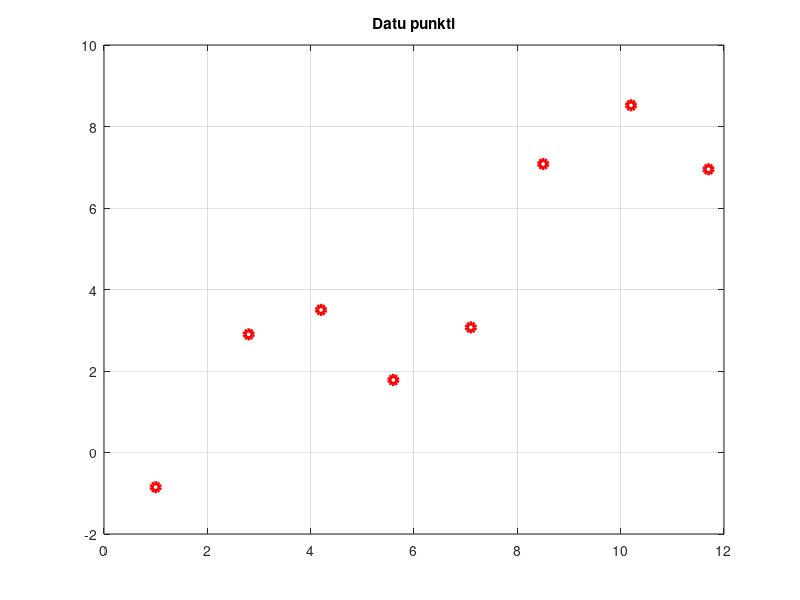

Recreate this plot in MATLAB. (Note: this script raises an error after producing the figure.)
clc, clearvars, close all, format short

xpoints = [1.0 2.8 4.2 5.6 7.1 8.5 10.2 11.7]';
ypoints = [-0.85 2.9 3.5 1.78 3.07 7.08 8.52 6.95]';

figure
plot(xpoints, ypoints, 'or', 'LineWidth', 3)
grid on, title('Datu punkti')

max_karta = 4;
adj  = zeros(1, max_karta);
rmse = zeros(1, max_karta);

for n = 1:max_karta
    poly_value = sprintf('poly%d', n);
    [p, reg] = fit(xpoints, ypoints, poly_value)

    p = polyfit(xpoints, ypoints, n);
    xx = linspace(min(xpoints), max(xpoints), 1000);
    yapprox = polyval(p, xx);

    figure
    plot(xpoints, ypoints, 'or', xx, yapprox, 'k', 'LineWidth', 3)
    legend('data', 'fitted curve'), grid on
    title(sprintf('Aproksimācija ar %d kārtas polinomu', n))

    fun_prob1(p);

    adj(n)  = reg.adjrsquare;
    rmse(n) = reg.rmse;
end


[~, order] = sortrows([-adj(:), rmse(:)]);
best_n = order(1);

fprintf('\n Vislabākā aproksimācija ir %d. kārtas polinoms ',best_n)

function fun_prob1(koef)
 m = length(koef); n = m-1;
 fprintf('\n Atbilde. %.0f. kārtas polinoms: \n ', n)
 for i = 1:m
   if koef(i) < 0, fprintf(' %.4fx^%.0f', koef(i), n);
   else,            fprintf(' +%.4fx^%.0f', koef(i), n);
   end
   n = n-1;
 end
 fprintf('\n')
end
